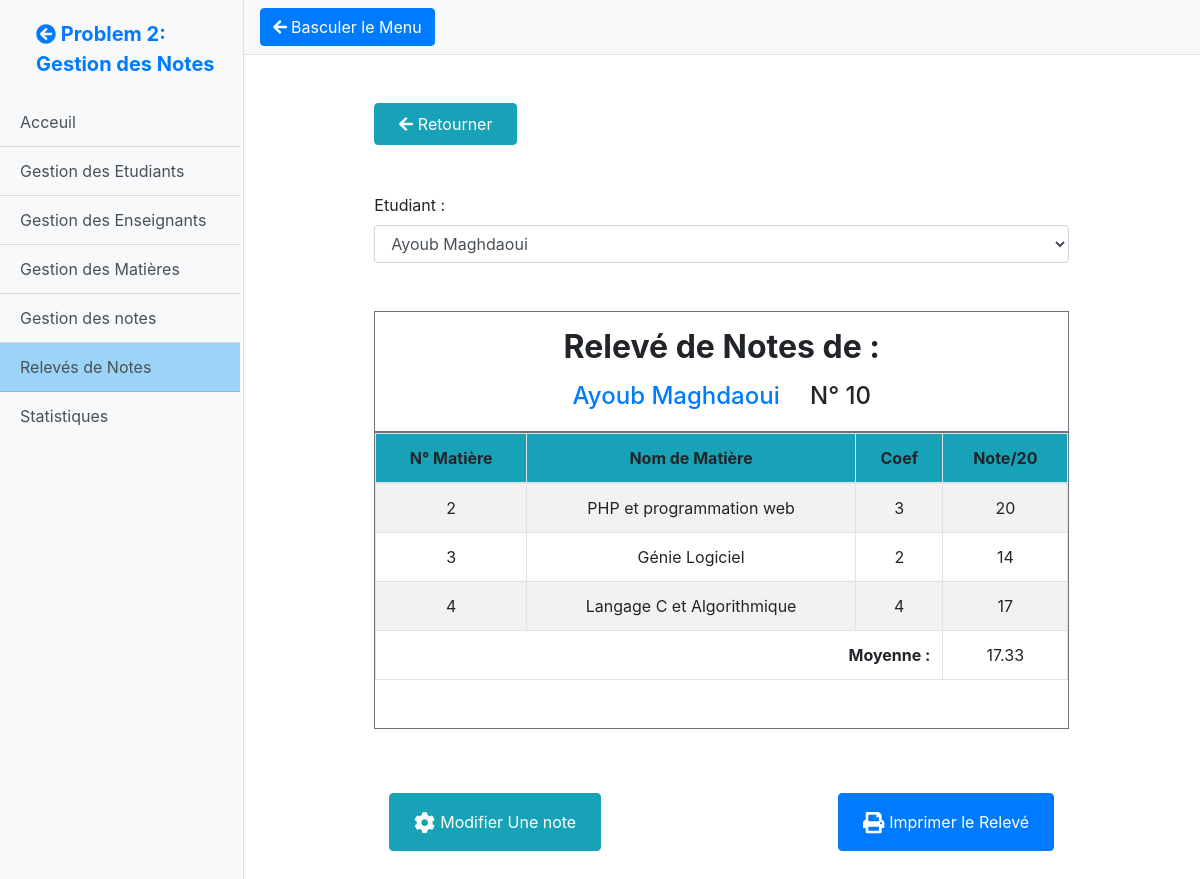
The app's page /Notes/Releves_de_Notes.php?E=10 with its own data.
### tables this page shows
CREATE TABLE `etudiant` (
  `num_etu` int(11) NOT NULL,
  `nom_etu` varchar(60) NOT NULL,
  `CNE` varchar(12) NOT NULL,
  `date_naiss` date NOT NULL,
  `sexe` varchar(6) NOT NULL
);

CREATE TABLE `matiere` (
  `num_mat` int(11) NOT NULL,
  `nom_mat` varchar(50) NOT NULL,
  `coef` int(11) NOT NULL,
  `_num_ens` int(11) NOT NULL
);

CREATE TABLE `notes` (
  `id` int(11) NOT NULL,
  `_num_etu` int(11) NOT NULL,
  `_num_mat` int(11) NOT NULL,
  `note` float DEFAULT NULL
);

### Notes/Config/Config.php (called while the page is built)
<?php
return (object) array(
    'host' => 'localhost',
    'port'  =>  '3306',
    'username' => 'root',
    'password' => '',
    'database' => 'gestion_notes'
);
?>

### Notes/Classes/DB_Connexion.php (called while the page is built, shortened)
<?php
class DB_Connexion {
    protected function __construct()
    {
        $Config = include('./Config/Config.php');
        $this->host = $Config->host;
        $this->port = $Config->port;
        $this->username = $Config->username;
        $this->password = $Config->password;
        $this->database = $Config->database;
        $connexionString =  "mysql:dbname=".$this->database.";host=".$this->host.";port=".$this->port;
        try{
        $this->Connexion = new PDO($connexionString,$this->username,$this->password);
        }catch(PDOException $exc){
            trigger_error(" La connexion à la base de données a échouée vérifiez la base de donnée et sa configuration .",E_USER_ERROR);
        }
    }
}
?>

### Notes/Controllers/ReleveDeNotesController.php (called while the page is built, shortened)
<?php
    require_once('./Models/Etudiant.php');
    require_once('./Models/matiere.php');
    require_once('./Models/note.php');
    $Etudiant = new Etudiant();
    if(isset($_GET['E'])){
        $E= $_GET['E'];
        if(empty($E)||!ctype_digit($E)){
            $EtudErr = 'data';
        }else if( ! $Etudiant->Find($E) )
        $EtudErr = 'notFound';
        else{
            $NoteObj = new Note();
            $notes = $NoteObj->Get_Student_Notes($E);
            $Moyenne = $NoteObj->Calculer_Moyenne($E);
            $MatiereOBJ = new Matiere();
            $matieres = $MatiereOBJ->GetAll();
        }
    }
    $etudiants = $Etudiant->GetAll();
?>

### Notes/Models/Etudiant.php (called while the page is built, shortened)
<?php
require_once("./Classes/DB_Connexion.php");
class Etudiant extends DB_Connexion implements DAO{
    public function Find(string $id){
        $string_of_search = " SELECT * FROM etudiant WHERE num_etu = $id ";
        $statement = $this->Connexion->query( $string_of_search);
        if( $statement && $row = $statement->fetch(PDO::FETCH_ASSOC) ){
            $this->num_etu = $row['num_etu'];
            $this->nom_etu = $row['nom_etu'];
            return true;
        }
        return false;
    }
    public function GetAll(){
        $students = [];
        $sql_statement = "SELECT * FROM etudiant order by num_etu";
        $statement = $this->Connexion->query($sql_statement);
        $rows = $statement->fetchAll(PDO::FETCH_ASSOC);
        foreach($rows as $row){
            $student = (object) ['num_etu'=>''];
            $student->num_etu = $row['num_etu'];
            $student->nom_etu = $row['nom_etu'];
            $student->CNE = $row['CNE'];
            $student->date_naiss = $row['date_naiss'];
            $student->sexe= $row['sexe'];
            array_push($students,$student);
        }
        return $students;
    }
}
?>

### Notes/Models/matiere.php (called while the page is built, shortened)
<?php
require_once("./Classes/DB_Connexion.php");
require_once('./Models/enseignant.php');
class Matiere extends DB_Connexion implements DAO{
    public function Find(string $id){
        $string_of_search = " SELECT * FROM matiere WHERE num_mat = $id ";
        $statement = $this->Connexion->query( $string_of_search);
        if( $statement && $row = $statement->fetch(PDO::FETCH_ASSOC) ){
            $this->coef = $row['coef'];
            return true;
        }
        return false;
    }
    public function GetAll(){
        $matieres = [];
        $sql_statement = "SELECT * FROM matiere order by num_mat";
        $statement = $this->Connexion->query($sql_statement);
        $rows = $statement->fetchAll(PDO::FETCH_ASSOC);
        foreach($rows as $row){
            $matiere = (object) ['num_mat'=>''];
            $matiere->num_mat = $row['num_mat'];
            $matiere->nom_mat = $row['nom_mat'];
            $matiere->_num_ens = $this->Get_Matieres_Ens($row['_num_ens']) ;
            $matiere->coef = $row['coef'];
            array_push($matieres,$matiere);
        }
        return $matieres;
    }
    public function Get_Matieres_Ens($id){
        $tmp = new Enseignant();
        if ( $tmp->Find($id) ){
            return (object) ['nom'=>$tmp->nom_ens,'id'=>$tmp->num_ens];
        }
        return false;
    }
}
?>

### Notes/Models/note.php (called while the page is built, shortened)
<?php
require_once("./Classes/DB_Connexion.php");
require_once('./Models/matiere.php');
class Note extends DB_Connexion implements DAO{
    public function Get_Student_Notes($num_etu){
        $notes= [];
        $sql_statement = "SELECT * FROM notes WHERE _num_etu = $num_etu";
        $statement = $this->Connexion->query($sql_statement);
        $rows = $statement->fetchAll(PDO::FETCH_ASSOC);
        foreach($rows as $row){
            $notes = array_merge($notes,[ "'".$row['_num_mat']."'" => $row['note'] ]);
        }
        return $notes;
    }
    public function Calculer_Moyenne($num_etu){
        $tmp = 0;
        $sommeDesCoefs = 0;
        $matiere = new Matiere();
        $sql_statement = "SELECT * FROM notes WHERE _num_etu = $num_etu";
        $statement = $this->Connexion->query($sql_statement);
        $rows = $statement->fetchAll(PDO::FETCH_ASSOC);
        foreach($rows as $row){
            if( !empty($row['note']) && $matiere->Find($row['_num_mat'])){
                $tmp += ( (double) $row['note'] ) * ( (double) $matiere->coef );
                $sommeDesCoefs += ( (double) $matiere->coef );
            $falser = true;
            }
        }
        return $tmp/$sommeDesCoefs;
    }
}
?>

### Notes/Models/enseignant.php (called while the page is built, shortened)
<?php
require_once("./Classes/DB_Connexion.php");
class Enseignant extends DB_Connexion implements DAO{
    public function Find(string $id){
        $string_of_search = " SELECT * FROM enseignant WHERE num_ens = $id ";
        $statement = $this->Connexion->query( $string_of_search);
        if( $statement && $row = $statement->fetch(PDO::FETCH_ASSOC) ){
            $this->num_ens = $row['num_ens'];
            $this->nom_ens = $row['nom_ens'];
            return true;
        }
        return false;
    }
}
?>

### Notes/Views/Releve_de_notes.php (the view, shortened to what this page needs)
<div class="row w-75 mx-auto mt-5 mb-1 text-center">
    <a name="" id="" class="btn btn-info py-2 px-4" href="./Releves_de_Notes.php" role="button"> <i
            class="fa fa-arrow-left"></i> Retourner </a>
</div>
<div class="row w-75 d-block mx-auto my-5">
    <div class="form-group">
        <label for="">Etudiant : </label>
        <select class="form-control" name="Etudiant" id="EtudiantSelect">
            <?php
            foreach($etudiants as $etudiant){
                if($Etudiant->num_etu==$etudiant->num_etu)
                echo '
                <option value="'.$etudiant->num_etu.'" selected>'.$etudiant->nom_etu.'</option>
                ';
                else
                echo '
                <option value="'.$etudiant->num_etu.'" >'.$etudiant->nom_etu.'</option>
                ';
            }
            ?>
        </select>
    </div>
</div>
<div class="row d-block w-75 mx-auto mt-5 mb-0 border border-secondary py-3 px-2">
    <h2 class="h2 text-center font-weight-bold"> Relevé de Notes de : </h2>
    <h3 class="h4 mt-3 mb-1 text-center"> <a href="./Gestion_Des_Etudiants.php?i=<?php echo $Etudiant->num_etu; ?>">
            <?php echo $Etudiant->nom_etu; ?> </a> <span class="ml-4"> N° <?php echo $Etudiant->num_etu; ?> </span>
    </h3>
</div>
<div class="row d-block w-75 mx-auto mt-0 mb-5 border border-secondary ">
    <div class="col-12 p-0 m-0">
        <table class="table col-12 table-striped table-bordered border-secondary text-center p-0 mx-0 mt-0 mb-5 ">
            <thead class="bg-info">
                <tr>
                    <th>N° Matière</th>
                    <th>Nom de Matière</th>
                    <th>Coef</th>
                    <th>Note/20</th>
                </tr>
            </thead>
            <tbody>
                <?php
                foreach($matieres as $matiere){
                    echo '
                    <tr>
                        <td scope="row" class="text-center">'.$matiere->num_mat.'</td>
                        <td >'.$matiere->nom_mat.'</td>
                        <td class="text-center">'.$matiere->coef.'</td>
                        <td class="text-center">'. ( isset( $notes["'".$matiere->num_mat."'"] )? $notes["'".$matiere->num_mat."'"]:"" ) .'</td>
                    </tr>
                    ';
                }
                ?>
                <tr>
                    <td class="text-right font-weight-bold" colspan="3"> Moyenne : </td>
                    <td class="text-center"> <?php echo substr($Moyenne,0,5); ?> </td>
                </tr>
            </tbody>
        </table>
    </div>
</div>
<div class="w-75 mx-auto row  mt-4 mb-5 py-3">
    <div class="col text-left">
        <a name="" id="" class="btn btn-info py-3 px-4" href="./Releves_de_Notes.php?M=<?php echo $Etudiant->num_etu ?>"
            role="button"> <i class="fa fa-cog fa-lg"></i> Modifier
            Une note </a>
    </div>
    <div class="col text-right">
        <a name="" id="" class="btn btn-primary py-3 px-4" target="_blank"
            href="./Releves_de_Notes.php?I=<?php echo $Etudiant->num_etu ?>" role="button"><i
                class="fas fa-print fa-lg"></i>
            Imprimer le Relevé </a>
    </div>
</div>

### css/simple-sidebar.css (style rules this page uses)
body { overflow-x: hidden; }

### records on screen
etudiant: nom_etu "Ayoub Maghdaoui", num_etu "10"
matiere: num_mat "2", nom_mat "PHP et programmation web", coef "3"
notes: _num_mat+note "20", note "14", _num_mat+note "17"
matiere: num_mat "3", nom_mat "Génie Logiciel", coef "2"
matiere: num_mat "4", nom_mat "Langage C et Algorithmique", coef "4"

### other values on screen
substr($Moyenne,0,5) "17.33"
form field Etudiant "Ayoub Maghdaoui"
